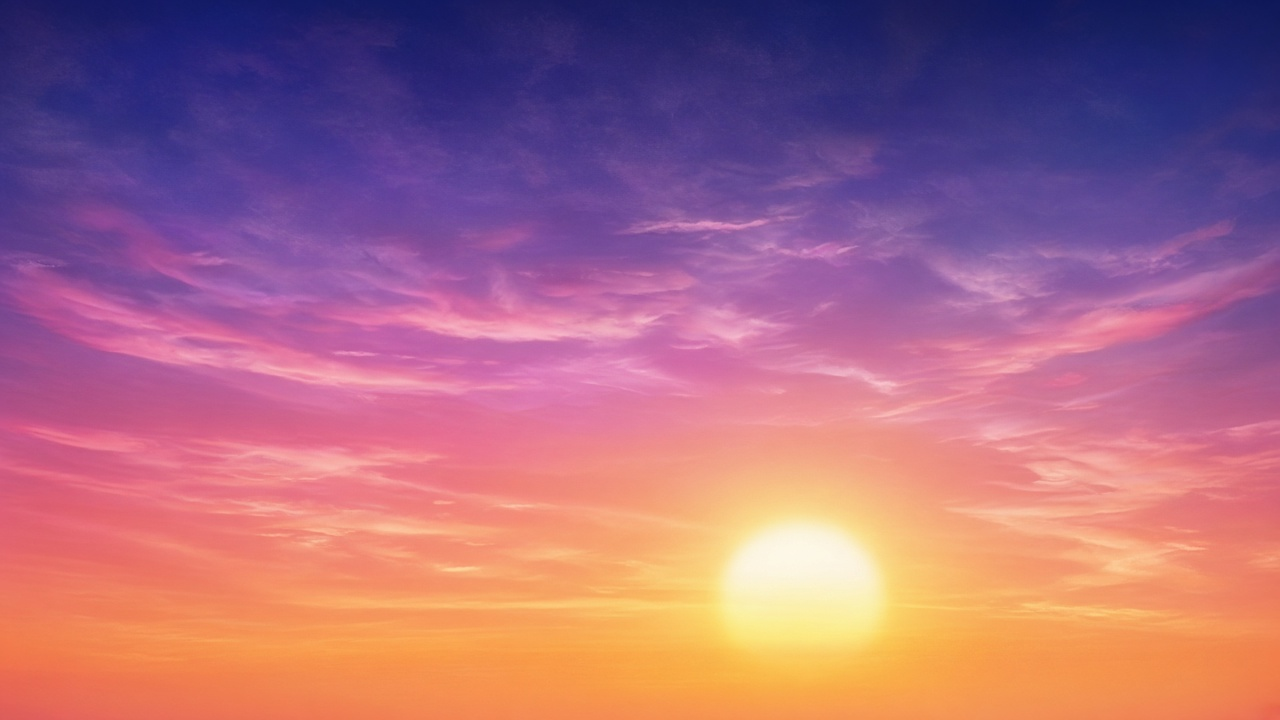
#> input picture chooser/assets-src/sky.jpg, 1280 x 720 px
$ python build_assets.py
#> lines starting #> are read from the running program, lines starting #| are printed output that depends on the picture; pictures that were not available may be replaced by others from this repository, and a replacement may not be noted
"""Turn the Grok layers into web assets: key out the green, crop, size, export."""
import os
import numpy as np
from PIL import Image

HERE = os.path.dirname(os.path.abspath(__file__))
OUT = os.path.join(HERE, "..", "assets")


def keyed(name):
    a = np.asarray(Image.open(os.path.join(HERE, name + ".jpg")).convert("RGB")).astype(np.float32)
    r, g, b = a[..., 0], a[..., 1], a[..., 2]
    greenness = g - np.maximum(r, b)
    alpha = np.clip((110 - greenness) / (110 - 40), 0, 1)
    g2 = np.where(g > np.maximum(r, b), np.maximum(r, b), g)          # despill
    return Image.fromarray(np.dstack([r, g2, b, alpha * 255]).astype(np.uint8), "RGBA")


def crop(im, pad=4):
    x0, y0, x1, y1 = im.getchannel("A").point(lambda v: 255 if v > 24 else 0).getbbox()
    return im.crop((max(0, x0 - pad), max(0, y0 - pad), min(im.width, x1 + pad), min(im.height, y1 + pad)))


def fit_h(im, h):
    return im.resize((round(im.width * h / im.height), h), Image.LANCZOS)


def save(im, name, **kw):
    path = os.path.join(OUT, name)
    im.save(path, **kw)
    print(f"{name:16s} {im.size}  {os.path.getsize(path) // 1024} KB")


# far layers: plain photos
save(Image.open(os.path.join(HERE, "sky.jpg")).convert("RGB"), "sky.jpg", quality=86)
#> in save, im is the input picture: PIL image 1280x720 RGB; mean R, G, B 169.3, 107.4, 130.2
#| sky.jpg          (1280, 720)  74 KB
w = Image.open(os.path.join(HERE, "water.jpg")).convert("RGB")      # itself + mirror: repeats with no seam
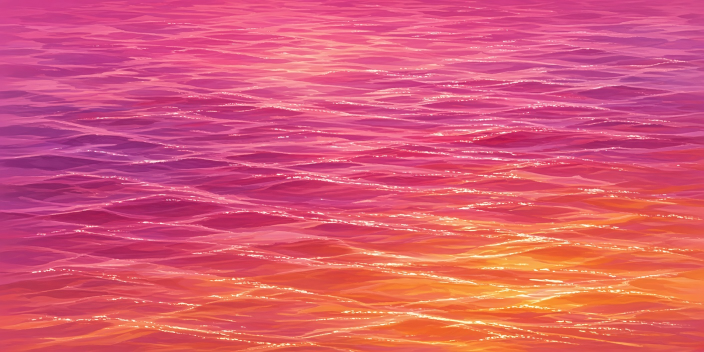
#> input picture chooser/assets-src/water.jpg, 1408 x 704 px (shown at 1/2 size)
#> w is the input picture: PIL image 1408x704 RGB; mean R, G, B 218.1, 88.9, 114.6
wt = Image.new("RGB", (w.width * 2, w.height)); wt.paste(w, (0, 0)); wt.paste(w.transpose(Image.FLIP_LEFT_RIGHT), (w.width, 0))
#> after `wt = Image.new('RGB', (w.width * 2, w.height))`: wt: PIL image 2816x704 RGB; every value is 0
save(wt, "water.jpg", quality=84)
#| water.jpg        (2816, 704)  368 KB

# skyline: tight crop, then itself + its mirror so it can repeat seamlessly across any width
sk = fit_h(crop(keyed("skyline"), pad=0), 420)
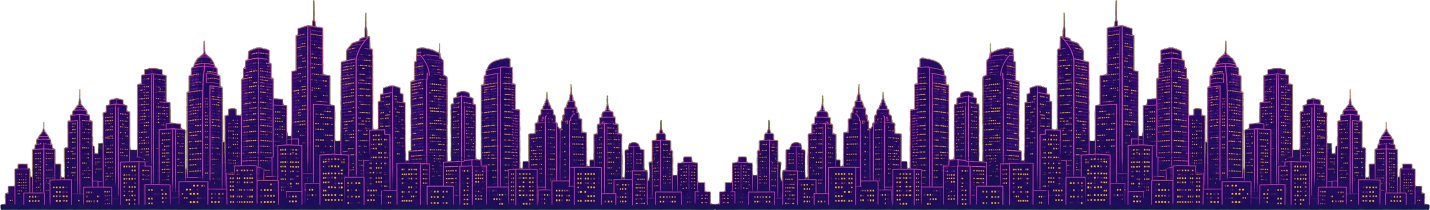
#> input picture chooser/assets/skyline.webp, 2860 x 420 px, given in place of skyline.jpg, which was not available (shown at 1/2 size)
#> in keyed, `greenness = g - np.maximum(r, b)`:
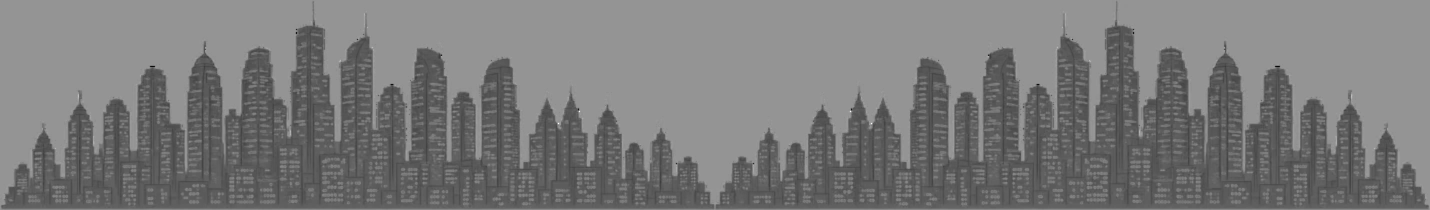
#> greenness: shape (420, 2860) float32 (shown at 1/2 size); min -208, max 149, mean -36.5; drawn with min black and max white
#> in crop, `x0, y0, x1, y1 = im.getchannel("A").point(lambda v: 255 if v > 24 else..`: x0 = 0; x1 = 2860; y1 = 420
tile = Image.new("RGBA", (sk.width * 2, sk.height))
#> tile: PIL image 5720x420 RGBA; every value is 0
tile.paste(sk, (0, 0)); tile.paste(sk.transpose(Image.FLIP_LEFT_RIGHT), (sk.width, 0))
#> after `tile.paste(sk.transpose(Image.FLIP_LEFT_RIGHT), (sk.width, 0))`:
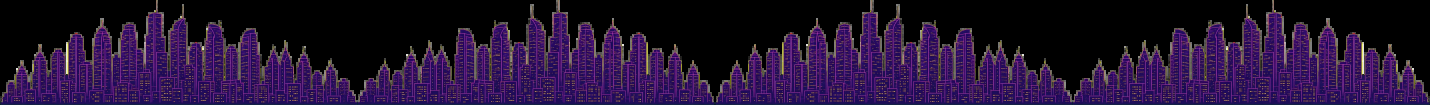
#> tile: PIL image 5720x420 RGBA (shown at 1/4 size); mean R, G, B, A 36.3, 18.6, 52.7, 255; transparent parts drawn white
save(tile, "skyline.webp", quality=88, method=6)
#| skyline.webp     (5720, 420)  394 KB

# palms: cropped so the trunk base is the bottom edge (it sways from there)
for n in ("palm1", "palm2"):
    save(fit_h(crop(keyed(n), pad=2), 1000), f"{n}.webp", quality=88, method=6)
#> call 2 of keyed, with name = 'palm1'
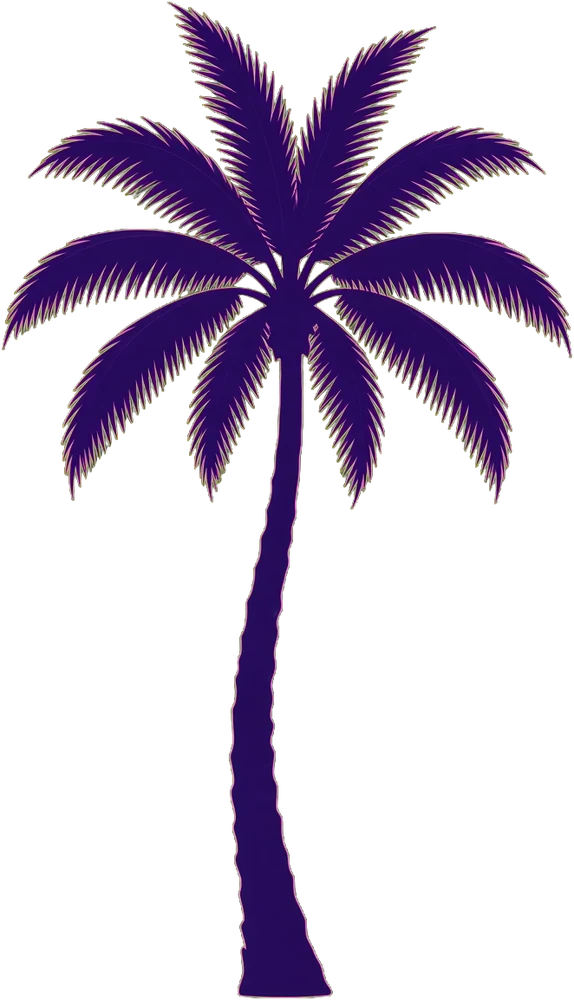
#> input picture chooser/assets/palm1.webp, 574 x 1000 px, given in place of palm1.jpg, which was not available
#> in keyed (call 2), `r, g, b = a[..., 0], a[..., 1], a[..., 2]`:
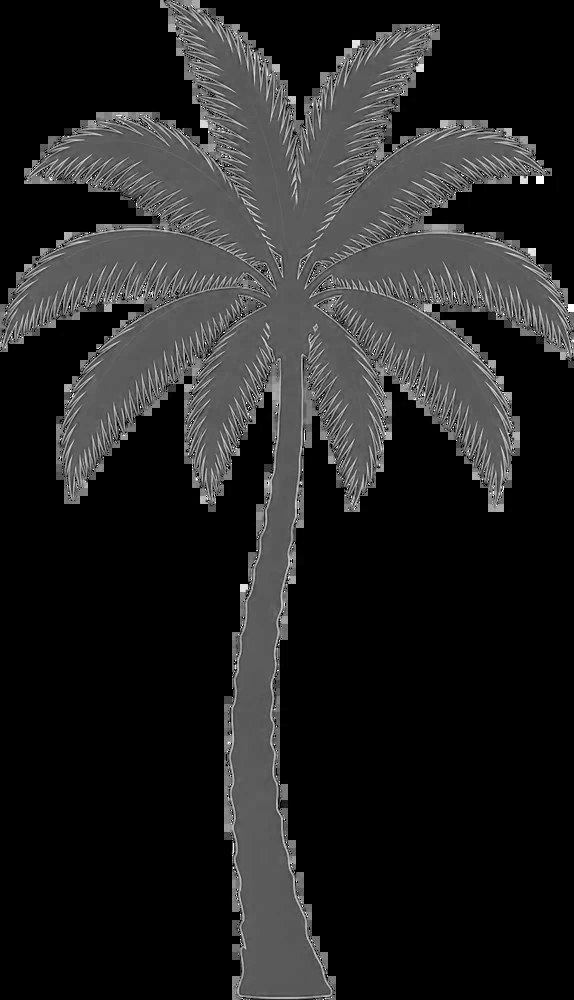
#> b: shape (1000, 574) float32; min 0, max 255, mean 35.3
#> in keyed (call 2), `greenness = g - np.maximum(r, b)`:
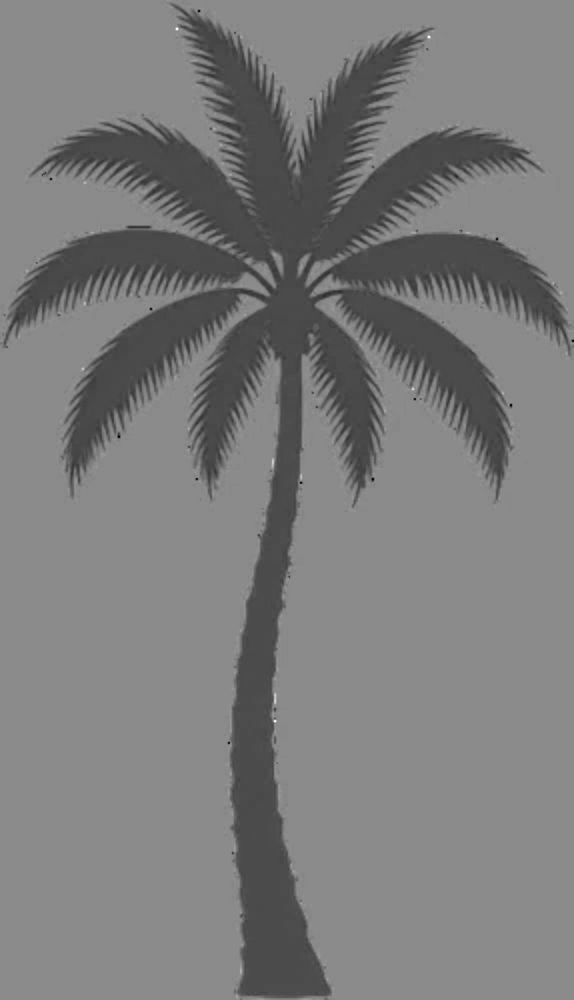
#> greenness: shape (1000, 574) float32; min -174, max 145, mean -18.7; drawn with min black and max white
#| palm1.webp       (574, 1000)  66 KB
#> pass 2 of the loop `for n in ("palm1", "palm2"):`:
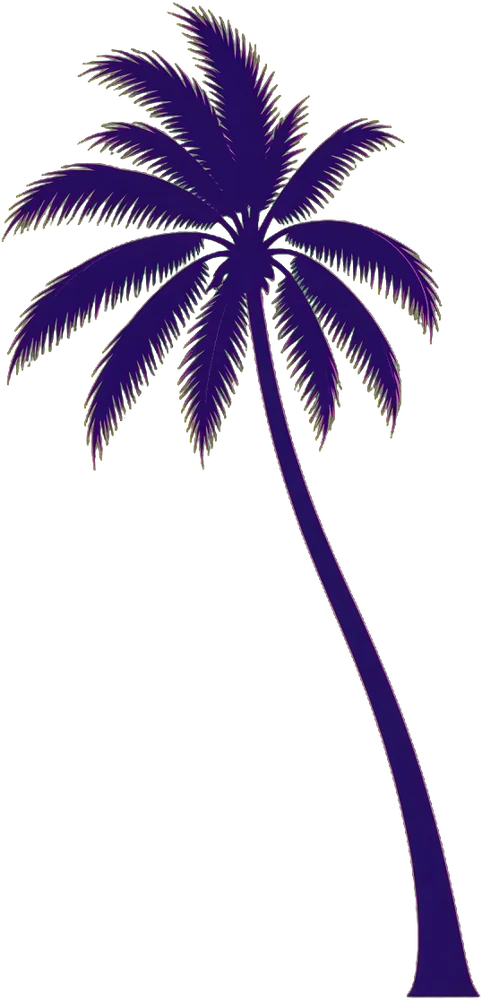
#> input picture chooser/assets/palm2.webp, 482 x 1000 px, given in place of palm2.jpg, which was not available
#> a: shape (1000, 482, 3) float32
#> r: shape (1000, 482) float32
#> g: shape (1000, 482) float32
#> in keyed (call 3), `r, g, b = a[..., 0], a[..., 1], a[..., 2]`:
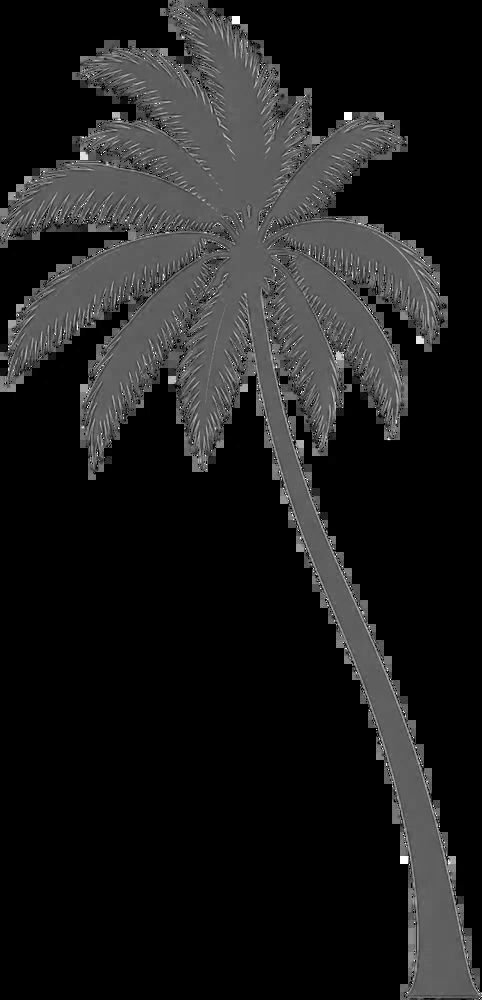
#> b: shape (1000, 482) float32; min 0, max 255, mean 29.4
#> in keyed (call 3), `greenness = g - np.maximum(r, b)`:
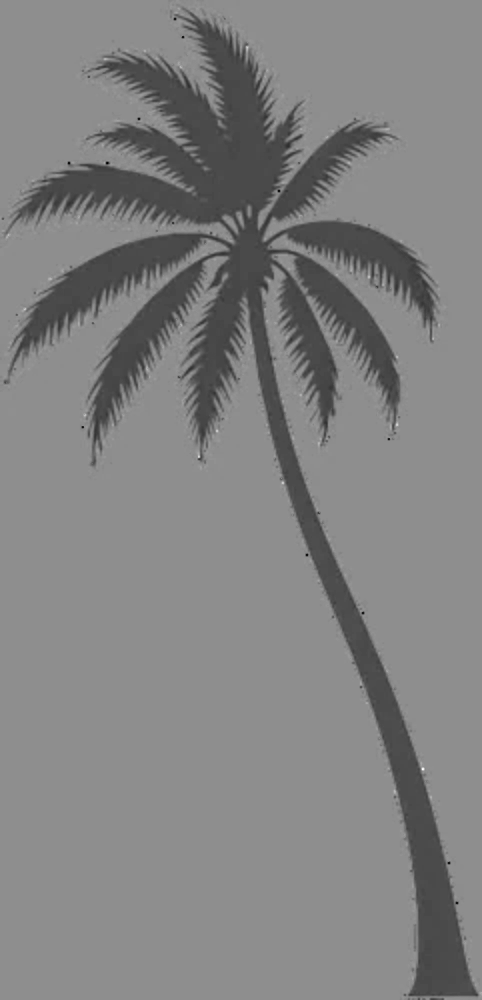
#> greenness: shape (1000, 482) float32; min -169, max 133, mean -14.4; drawn with min black and max white
#> alpha: shape (1000, 482) float32
#> g2: shape (1000, 482) float32
#| palm2.webp       (482, 1000)  51 KB

# bird: both wing frames on one shared box, side by side as a 2-frame sprite sheet
up, down = keyed("bird_up"), keyed("bird_down")
#> (the run stopped early here; a loop or call above may not have finished)
